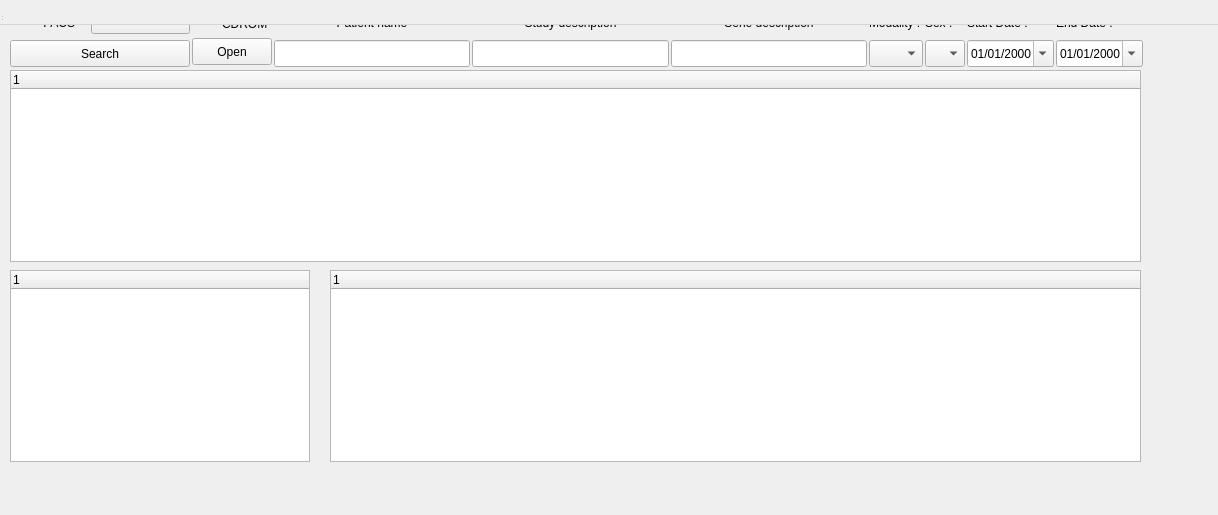
<?xml version="1.0" encoding="UTF-8"?>
<ui version="4.0">
 <class>QtdcmWidget</class>
 <widget class="QWidget" name="QtdcmWidget">
  <property name="geometry">
   <rect>
    <x>0</x>
    <y>0</y>
    <width>1218</width>
    <height>515</height>
   </rect>
  </property>
  <property name="windowTitle">
   <string>Qtdcm</string>
  </property>
  <widget class="QWidget" name="centralWidget">
   <widget class="QTreeWidget" name="treeWidgetPatients">
    <property name="geometry">
     <rect>
      <x>10</x>
      <y>70</y>
      <width>1131</width>
      <height>192</height>
     </rect>
    </property>
    <property name="maximumSize">
     <size>
      <width>16777215</width>
      <height>250</height>
     </size>
    </property>
    <property name="alternatingRowColors">
     <bool>true</bool>
    </property>
    <property name="rootIsDecorated">
     <bool>false</bool>
    </property>
    <property name="animated">
     <bool>true</bool>
    </property>
    <property name="expandsOnDoubleClick">
     <bool>false</bool>
    </property>
    <column>
     <property name="text">
      <string notr="true">1</string>
     </property>
     <property name="icon">
      <iconset>
       <normaloff>:/Images/users.svg</normaloff>:/Images/users.svg</iconset>
     </property>
    </column>
   </widget>
   <widget class="QTreeWidget" name="treeWidgetStudies">
    <property name="geometry">
     <rect>
      <x>10</x>
      <y>270</y>
      <width>300</width>
      <height>192</height>
     </rect>
    </property>
    <property name="maximumSize">
     <size>
      <width>300</width>
      <height>16777215</height>
     </size>
    </property>
    <property name="alternatingRowColors">
     <bool>true</bool>
    </property>
    <property name="rootIsDecorated">
     <bool>false</bool>
    </property>
    <property name="animated">
     <bool>true</bool>
    </property>
    <column>
     <property name="text">
      <string notr="true">1</string>
     </property>
     <property name="icon">
      <iconset>
       <normaloff>:/Images/folder.svg</normaloff>:/Images/folder.svg</iconset>
     </property>
    </column>
   </widget>
   <widget class="QTreeWidget" name="treeWidgetSeries">
    <property name="geometry">
     <rect>
      <x>330</x>
      <y>270</y>
      <width>811</width>
      <height>192</height>
     </rect>
    </property>
    <property name="alternatingRowColors">
     <bool>true</bool>
    </property>
    <property name="animated">
     <bool>true</bool>
    </property>
    <column>
     <property name="text">
      <string notr="true">1</string>
     </property>
     <property name="icon">
      <iconset>
       <normaloff>:/Images/paradigm.svg</normaloff>:/Images/paradigm.svg</iconset>
     </property>
    </column>
   </widget>
   <widget class="QFrame" name="frame">
    <property name="geometry">
     <rect>
      <x>10</x>
      <y>10</y>
      <width>1133</width>
      <height>60</height>
     </rect>
    </property>
    <property name="maximumSize">
     <size>
      <width>16777215</width>
      <height>60</height>
     </size>
    </property>
    <property name="frameShape">
     <enum>QFrame::NoFrame</enum>
    </property>
    <property name="frameShadow">
     <enum>QFrame::Raised</enum>
    </property>
    <layout class="QGridLayout" name="gridLayout" rowstretch="0">
     <property name="leftMargin">
      <number>0</number>
     </property>
     <property name="topMargin">
      <number>0</number>
     </property>
     <property name="rightMargin">
      <number>0</number>
     </property>
     <property name="bottomMargin">
      <number>0</number>
     </property>
     <property name="spacing">
      <number>2</number>
     </property>
     <item row="0" column="5">
      <layout class="QVBoxLayout" name="verticalLayout_7">
       <item>
        <widget class="QLabel" name="label_9">
         <property name="text">
          <string>Modality :</string>
         </property>
        </widget>
       </item>
       <item>
        <widget class="QComboBox" name="serieModalityComboBox">
         <property name="minimumSize">
          <size>
           <width>0</width>
           <height>27</height>
          </size>
         </property>
         <property name="maximumSize">
          <size>
           <width>16777215</width>
           <height>27</height>
          </size>
         </property>
         <item>
          <property name="text">
           <string/>
          </property>
         </item>
         <item>
          <property name="text">
           <string>MR</string>
          </property>
         </item>
         <item>
          <property name="text">
           <string>CT</string>
          </property>
         </item>
         <item>
          <property name="text">
           <string>PET</string>
          </property>
         </item>
        </widget>
       </item>
      </layout>
     </item>
     <item row="0" column="7">
      <layout class="QVBoxLayout" name="verticalLayout_9">
       <item>
        <widget class="QLabel" name="label_12">
         <property name="maximumSize">
          <size>
           <width>16777215</width>
           <height>24</height>
          </size>
         </property>
         <property name="text">
          <string>Start Date :</string>
         </property>
        </widget>
       </item>
       <item>
        <widget class="QDateEdit" name="startDateEdit">
         <property name="minimumSize">
          <size>
           <width>0</width>
           <height>27</height>
          </size>
         </property>
         <property name="maximumSize">
          <size>
           <width>16777215</width>
           <height>27</height>
          </size>
         </property>
         <property name="dateTime">
          <datetime>
           <hour>0</hour>
           <minute>0</minute>
           <second>0</second>
           <year>2000</year>
           <month>1</month>
           <day>1</day>
          </datetime>
         </property>
         <property name="minimumDate">
          <date>
           <year>1790</year>
           <month>9</month>
           <day>14</day>
          </date>
         </property>
         <property name="displayFormat">
          <string>dd/MM/yyyy</string>
         </property>
         <property name="calendarPopup">
          <bool>true</bool>
         </property>
        </widget>
       </item>
      </layout>
     </item>
     <item row="0" column="0">
      <layout class="QVBoxLayout" name="verticalLayout">
       <item>
        <layout class="QHBoxLayout" name="horizontalLayout_8">
         <item>
          <widget class="QLabel" name="label_4">
           <property name="maximumSize">
            <size>
             <width>24</width>
             <height>24</height>
            </size>
           </property>
           <property name="text">
            <string/>
           </property>
           <property name="pixmap">
            <pixmap>:/Images/pacs.svg</pixmap>
           </property>
           <property name="scaledContents">
            <bool>true</bool>
           </property>
          </widget>
         </item>
         <item>
          <widget class="QLabel" name="label_2">
           <property name="maximumSize">
            <size>
             <width>45</width>
             <height>24</height>
            </size>
           </property>
           <property name="text">
            <string> PACS</string>
           </property>
          </widget>
         </item>
         <item>
          <widget class="QComboBox" name="pacsComboBox">
           <property name="maximumSize">
            <size>
             <width>16777215</width>
             <height>24</height>
            </size>
           </property>
          </widget>
         </item>
        </layout>
       </item>
       <item>
        <widget class="QPushButton" name="searchButton">
         <property name="minimumSize">
          <size>
           <width>180</width>
           <height>27</height>
          </size>
         </property>
         <property name="maximumSize">
          <size>
           <width>16777215</width>
           <height>27</height>
          </size>
         </property>
         <property name="focusPolicy">
          <enum>Qt::NoFocus</enum>
         </property>
         <property name="text">
          <string>Search</string>
         </property>
         <property name="icon">
          <iconset>
           <normaloff>:/Images/search.svg</normaloff>:/Images/search.svg</iconset>
         </property>
        </widget>
       </item>
      </layout>
     </item>
     <item row="0" column="2">
      <layout class="QVBoxLayout" name="verticalLayout_4">
       <item>
        <layout class="QHBoxLayout" name="horizontalLayout">
         <item>
          <widget class="QLabel" name="label_7">
           <property name="maximumSize">
            <size>
             <width>16777215</width>
             <height>24</height>
            </size>
           </property>
           <property name="text">
            <string>Patient name</string>
           </property>
           <property name="alignment">
            <set>Qt::AlignCenter</set>
           </property>
          </widget>
         </item>
        </layout>
       </item>
       <item>
        <widget class="QLineEdit" name="nameEdit">
         <property name="minimumSize">
          <size>
           <width>160</width>
           <height>27</height>
          </size>
         </property>
         <property name="maximumSize">
          <size>
           <width>16777215</width>
           <height>27</height>
          </size>
         </property>
        </widget>
       </item>
      </layout>
     </item>
     <item row="0" column="1">
      <layout class="QVBoxLayout" name="verticalLayout_2">
       <property name="spacing">
        <number>2</number>
       </property>
       <item>
        <layout class="QHBoxLayout" name="horizontalLayout_4">
         <item>
          <widget class="QLabel" name="label">
           <property name="minimumSize">
            <size>
             <width>24</width>
             <height>24</height>
            </size>
           </property>
           <property name="maximumSize">
            <size>
             <width>24</width>
             <height>24</height>
            </size>
           </property>
           <property name="text">
            <string/>
           </property>
           <property name="pixmap">
            <pixmap>:/Images/cdrom.svg</pixmap>
           </property>
           <property name="scaledContents">
            <bool>true</bool>
           </property>
          </widget>
         </item>
         <item>
          <widget class="QLabel" name="label_3">
           <property name="maximumSize">
            <size>
             <width>16777215</width>
             <height>24</height>
            </size>
           </property>
           <property name="text">
            <string>CDROM</string>
           </property>
          </widget>
         </item>
        </layout>
       </item>
       <item>
        <widget class="QPushButton" name="cdromButton">
         <property name="minimumSize">
          <size>
           <width>0</width>
           <height>27</height>
          </size>
         </property>
         <property name="maximumSize">
          <size>
           <width>16777215</width>
           <height>27</height>
          </size>
         </property>
         <property name="focusPolicy">
          <enum>Qt::NoFocus</enum>
         </property>
         <property name="text">
          <string>Open</string>
         </property>
         <property name="icon">
          <iconset>
           <normaloff>:/Images/cddrive.png</normaloff>:/Images/cddrive.png</iconset>
         </property>
        </widget>
       </item>
      </layout>
     </item>
     <item row="0" column="4">
      <layout class="QVBoxLayout" name="verticalLayout_6">
       <item>
        <layout class="QHBoxLayout" name="horizontalLayout_6">
         <item>
          <widget class="QLabel" name="label_11">
           <property name="maximumSize">
            <size>
             <width>16777215</width>
             <height>24</height>
            </size>
           </property>
           <property name="text">
            <string>Serie description</string>
           </property>
           <property name="alignment">
            <set>Qt::AlignCenter</set>
           </property>
          </widget>
         </item>
        </layout>
       </item>
       <item>
        <widget class="QLineEdit" name="serieDescriptionEdit">
         <property name="minimumSize">
          <size>
           <width>0</width>
           <height>27</height>
          </size>
         </property>
         <property name="maximumSize">
          <size>
           <width>16777215</width>
           <height>27</height>
          </size>
         </property>
        </widget>
       </item>
      </layout>
     </item>
     <item row="0" column="3">
      <layout class="QVBoxLayout" name="verticalLayout_5">
       <item>
        <layout class="QHBoxLayout" name="horizontalLayout_2">
         <item>
          <widget class="QLabel" name="label_10">
           <property name="maximumSize">
            <size>
             <width>16777215</width>
             <height>24</height>
            </size>
           </property>
           <property name="text">
            <string>Study description</string>
           </property>
           <property name="alignment">
            <set>Qt::AlignCenter</set>
           </property>
          </widget>
         </item>
        </layout>
       </item>
       <item>
        <widget class="QLineEdit" name="studyDescriptionEdit">
         <property name="minimumSize">
          <size>
           <width>0</width>
           <height>27</height>
          </size>
         </property>
         <property name="maximumSize">
          <size>
           <width>16777215</width>
           <height>27</height>
          </size>
         </property>
        </widget>
       </item>
      </layout>
     </item>
     <item row="0" column="6">
      <layout class="QVBoxLayout" name="verticalLayout_8">
       <item>
        <widget class="QLabel" name="label_8">
         <property name="maximumSize">
          <size>
           <width>16777215</width>
           <height>24</height>
          </size>
         </property>
         <property name="text">
          <string>Sex :</string>
         </property>
        </widget>
       </item>
       <item>
        <widget class="QComboBox" name="patientSexComboBox">
         <property name="minimumSize">
          <size>
           <width>0</width>
           <height>27</height>
          </size>
         </property>
         <property name="maximumSize">
          <size>
           <width>50</width>
           <height>27</height>
          </size>
         </property>
         <item>
          <property name="text">
           <string/>
          </property>
         </item>
         <item>
          <property name="text">
           <string>M</string>
          </property>
         </item>
         <item>
          <property name="text">
           <string>F</string>
          </property>
         </item>
        </widget>
       </item>
      </layout>
     </item>
     <item row="0" column="8">
      <layout class="QVBoxLayout" name="verticalLayout_10">
       <item>
        <widget class="QLabel" name="label_14">
         <property name="maximumSize">
          <size>
           <width>16777215</width>
           <height>24</height>
          </size>
         </property>
         <property name="text">
          <string>End Date :</string>
         </property>
        </widget>
       </item>
       <item>
        <widget class="QDateEdit" name="endDateEdit">
         <property name="minimumSize">
          <size>
           <width>0</width>
           <height>27</height>
          </size>
         </property>
         <property name="maximumSize">
          <size>
           <width>16777215</width>
           <height>27</height>
          </size>
         </property>
         <property name="displayFormat">
          <string>dd/MM/yyyy</string>
         </property>
         <property name="calendarPopup">
          <bool>true</bool>
         </property>
        </widget>
       </item>
      </layout>
     </item>
    </layout>
   </widget>
   <zorder>treeWidgetPatients</zorder>
   <zorder>treeWidgetStudies</zorder>
   <zorder>treeWidgetSeries</zorder>
   <zorder>frame</zorder>
   <zorder>nameEdit</zorder>
  </widget>
  <widget class="QMenuBar" name="menuBar">
   <property name="geometry">
    <rect>
     <x>0</x>
     <y>0</y>
     <width>1218</width>
     <height>25</height>
    </rect>
   </property>
  </widget>
  <widget class="QToolBar" name="mainToolBar">
   <attribute name="toolBarArea">
    <enum>TopToolBarArea</enum>
   </attribute>
   <attribute name="toolBarBreak">
    <bool>false</bool>
   </attribute>
  </widget>
  <widget class="QStatusBar" name="statusBar"/>
 </widget>
 <layoutdefault spacing="6" margin="11"/>
 <resources/>
 <connections/>
</ui>
